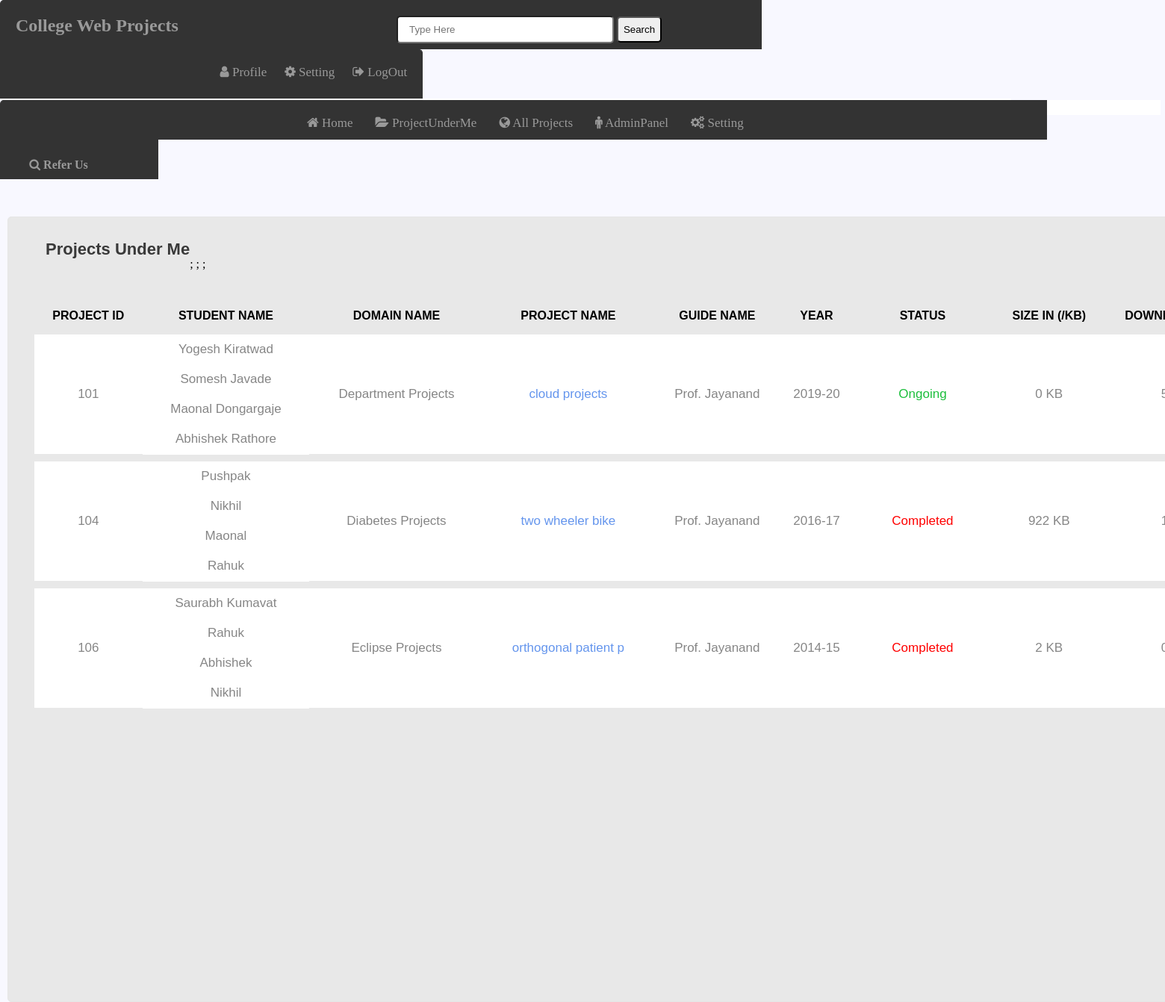
Page /project_under_me.php (signed in) on the committed database.
### tables this page shows
CREATE TABLE IF NOT EXISTS `groups` (
  `id` int(10) NOT NULL AUTO_INCREMENT,
  `year` varchar(10) NOT NULL,
  `dname` varchar(20) NOT NULL,
  `pname` varchar(20) NOT NULL,
  `tname` varchar(20) NOT NULL,
  `stname1` varchar(20) NOT NULL,
  `stname2` varchar(20) NOT NULL,
  `stname3` varchar(20) NOT NULL,
  `stname4` varchar(20) NOT NULL,
  `status` varchar(10) NOT NULL,
  PRIMARY KEY (`id`)
);

CREATE TABLE IF NOT EXISTS `files` (
  `id` int(10) NOT NULL,
  `name` varchar(255) NOT NULL,
  `size` int(11) NOT NULL,
  `downloads` int(11) NOT NULL,
  PRIMARY KEY (`id`)
);

### filesLogic.php (called while the page is built, shortened)
<?php
$conn = mysqli_connect('localhost', 'root', '', 'project');
$sql = "SELECT * FROM groups,files where groups.id=files.id and tname='Prof. Jayanand'";
$result = mysqli_query($conn, $sql);
$files = mysqli_fetch_all($result, MYSQLI_ASSOC);
?>

### project_under_me.php (the view, shortened to what this page needs)
<?php include 'filesLogic.php';?>
<!DOCTYPE html PUBLIC "-//W3C//DTD XHTML 1.0 Transitional//EN" "http://www.w3.org/TR/xhtml1/DTD/xhtml1-transitional.dtd">
<html xmlns="http://www.w3.org/1999/xhtml"><head>
<link rel="stylesheet" href="css/pstyle4.css" />
<link rel="stylesheet" href="css/pstyle3.css" />
<link rel="stylesheet" href="css/all-project.css" />
</head>
<body>
<div class="header">
<h2>College Web Projects</h2>
</div>
<div class="form">
<form action="#" method="post">
<input class="inp" type="search" placeholder="Type Here" size="30px"  />
<button class="btn" type="submit">Search</button>
</form>
</div>
<div class="ol">
<a class="a" href="#"><i class="fa fa-user" aria-hidden="true"></i> Profile</a>
<a class="a" href="#"><i class="fa fa-cog" aria-hidden="true"></i>
 Setting</a>
<a class="a" href="../../../Users/hp/Documents/Unnamed Site 2/login.htm"><i class="fa fa-sign-out" aria-hidden="true"></i>
 LogOut</a>
</div><br />
<hr color="#FFFFFF" width="1352px" size="2px" />
<div class="header2">
</div>
<div class="form1">
<a class="a1" href="home-admin.php"><i class="fa fa-home" aria-hidden="true"></i> Home</a>
<a class="a1" href="#"><i class="fa fa-folder-open" aria-hidden="true"></i>
  ProjectUnderMe</a>
<a class="a1" href="all-projects.php"><i class="fa fa-globe" aria-hidden="true"></i>
  All Projects</a>
<a class="a1" href="admin-panel.php"><i class="fa fa-male" aria-hidden="true"></i>
  AdminPanel</a>
<a class="a1" href="setting.php" ><i class="fa fa-cogs" aria-hidden="true"></i> Setting</a>
</div>
<div class="main">
<ol>
<li style="text-decoration:inherit; text-height:10px;"><a><b><i class="fa fa-search" aria-hidden="true"></i>
Refer Us</b></a>
</li>
</ol>
</div>
<hr width="150px" size="20px" color="white" />
<div class="contin" style="height: 1050px; background:#E8E8E8">
	<h3 class="all-pro-head">Projects Under Me</h3><br><br><br>
	<div class="all-table">
	<table class="table-2">
						<thead>
							<tr class="table100-head">
								<th>Project ID</th>
								<th>Student Name</th>
								<th>Domain Name</th>
								<th>Project Name</th>
								<th>Guide Name</th>
								<th>Year</th>
								<th class="column">Status</th>
								<th>Size in (/Kb)</th>
								<th>Downloads</th>
							</tr>
						</thead>
						<tbody>
								<?php foreach ($files as $file): ?>
								<tr class="tr-shadow">
									<td class="column1" rowspan="4"><?php echo $file['id']; ?></td>
	  								<td class="column2"><?php echo $file['stname1']; ?></td>
    			   				    <td class="column3" rowspan="4"><?php echo $file['dname']; ?></td>
	  								<td class="column4" rowspan="4"><?php echo $file['pname']; ?></td>
	  								<td class="column5" rowspan="4"><?php echo $file['tname']; ?></td>
	  								<td class="column6" rowspan="4"><?php echo $file['year']; ?></td>
									<?php if($file['status']=="Completed"){
										echo ('<td rowspan="4" style="color:red;">Completed</td>');
									}
									else{
										echo ('<td rowspan="4" style=" color: #1BBE3B;">Ongoing</td>');
									}
									?>
     								<td class="column9" rowspan="4"><?php echo floor($file['size'] / 1000) . ' KB'; ?></td>
      								<td class="column10" rowspan="4"><?php echo $file['downloads']; ?></td>
								</tr>
								<tr class="tr-shadow">
									<td class="column2" style="border-bottom:1px solid #FFFFFF;"><?php echo $file['stname2']; ?></td>
								</tr>
								<tr class="tr-shadow">
									<td class="column2" style="border-bottom:1px solid #FFFFFF;"><?php echo $file['stname3']; ?></td>
								</tr>
								<tr class="tr-shadow">
									<td class="column2"><?php echo $file['stname4']; ?></td>
								</tr>
								<tr class="spacer"></tr>;
								<?php endforeach;?>
						</tbody>
					</table>
		</div>
</div>
</body>
</html>

### css/pstyle4.css (style rules this page uses)
* { margin:0px; padding:0px; }
body { front size:120px; background:#F8F8FF; font:"Comic Sans MS", cursive; }
.header { width:30%; margin:0px auto 0px; color:#999999; background:#333333; text-align:left; border:1px solid #333333; border-bottom:none; border-radius:5px 0px 0px 0px; padding:20px; float:left; height:25px; }
.form { width:30%; margin:0px auto 0px; color:#FFFFFF; background:#333333; text-align:left; border:1px solid #333333; border-bottom:none; border-radius:0px 0px 0px 0px; padding:20px; float:left; height:25px; }
.btn { height:35px; width:60px; border-radius:5px 5px 5px 5px; outline:none; }
.inp { padding:15px; margin:0px auto 0px; height:37px; border-radius:5px 5px 5px 5px; }
.ol { width:32%; margin:0px auto 0px; background:#333333; border:1px solid #333333; border-bottom:none; border-radius:0px 5px 0px 0px; padding:20px; padding-left: 45px; float:left; height:25px; text-align: right; }
.a { color:#999999; width:20px; text-decoration:none; margin-left:20px; font-size:17px; }
.header2 { width:20%; margin:0px auto 0px; color:#999999; background:#333333; text-align:left; border:1px solid #333333; border-bottom:none; border-radius:5px 0px 0px 0px; padding:20px; float:left; height:12px; }
.form1 { width:63%; margin:0px auto 0px; color:#999999; background:#333333; text-align:left; border:1px solid #333333; border-bottom:none; border-radius:0px 0px 0px 0px; padding:20px; padding-left: 43px; float:left; height:12px; }
.main { width:170px; margin:0px auto 0px; color:#999999; background:#333333; text-align:left; border:1px solid #333333; border-bottom:none; border-radius:0px 0px 0px 0px; padding:20px; float:left; height:12px; display:block; }
.a1,.all { color:#999999; width:20px; text-decoration:none; margin:13px; font-size: 17px; }
ol { margin:0px; padding:0px; list-style:none; }
ol li { float:left; width:115px; height:32px; background-color:#333333; line-height:25px; text-align:center; }
ol li a { text-decoration:none; color:#999999; display:block; }

### css/all-project.css (style rules this page uses)
.contin { float:left; width: 1900px; min-height: 70vh; background:#FFFFFF; margin-top: 50px; margin-left:10px; border:1px solid #E6E6E6; padding:0px; border-radius:5px 5px 5px 5px; }
.all-pro-head { text-transform: capitalize; font-size: 22px; font-weight: bold; color: #393939; font-family: "Poppins", sans-serif; float: left; padding-left: 50px; padding-top: 30px; }
table { width: 1800px; font-family: "Poppins", sans-serif; border-collapse: collapse; margin-left: 35px; margin-top: 35px; }
th { height: 50px; vertical-align: center; text-align: center; text-transform: uppercase; }
td { vertical-align: center; text-align: center; color:#868686; font-size: 17px; }
.tr-shadow { height: 40px; background: #FFFFFF; }
.spacer { height: 10px; background: #E8E8E8; }
.column { width: 190px; text-align:center; }
.column2 { border-bottom:1px solid #FFFFFF; }
.column4 { color: cornflowerblue; }

### rows in the picture
groups: files.id "101", stname1 "Yogesh Kiratwad", dname "Department Projects", pname "cloud projects", tname "Prof. Jayanand", year "2019-20", status "Ongoing", files.size "0", stname2 "Somesh Javade", stname3 "Maonal Dongargaje", stname4 "Abhishek Rathore"
groups: files.id "104", stname1 "Pushpak", dname "Diabetes Projects", pname "two wheeler bike", tname "Prof. Jayanand", year "2016-17", status "Completed", files.size "922", stname2 "Nikhil", stname3 "Maonal", stname4 "Rahuk"
groups: files.id "106", stname1 "Saurabh Kumavat", dname "Eclipse Projects", pname "orthogonal patient p", tname "Prof. Jayanand", year "2014-15", status "Completed", files.size "2", stname2 "Rahuk", stname3 "Abhishek", stname4 "Nikhil"
